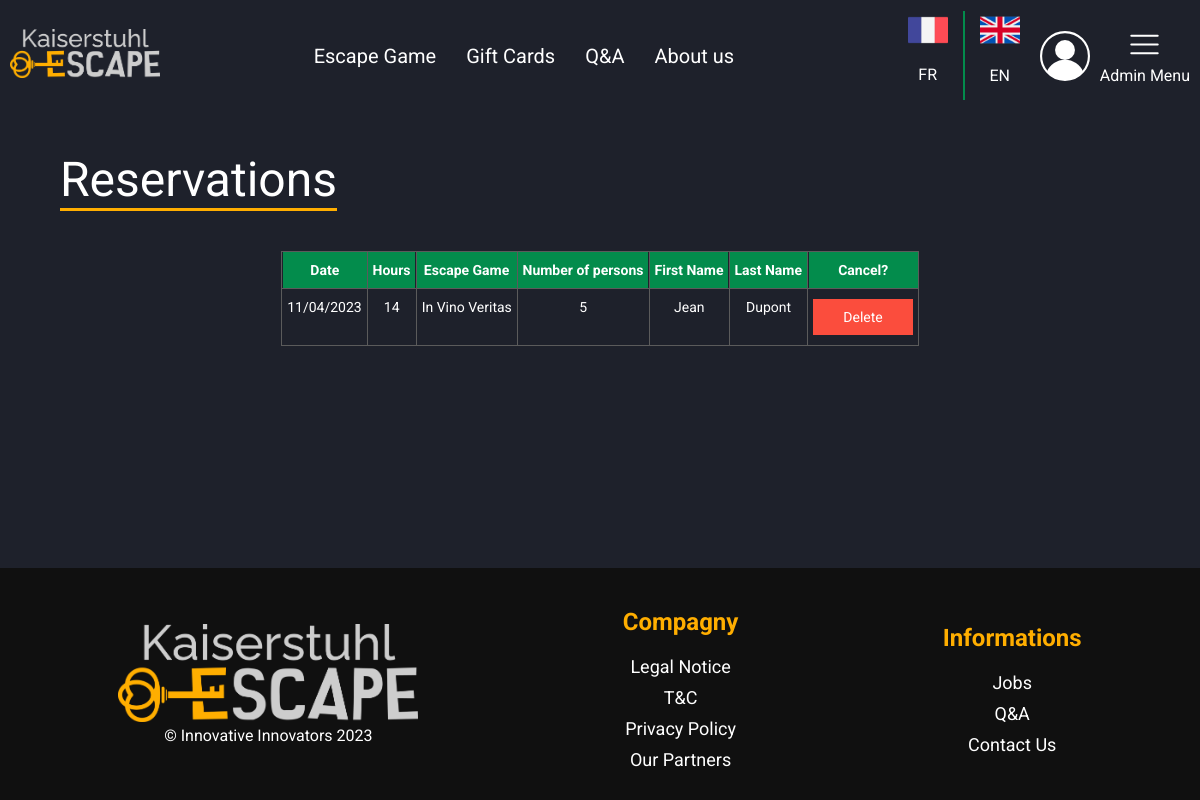
The app's page /index.php?action=admin&page=reservations (signed in) with its own data.
### tables this page shows
CREATE TABLE `buying` (
  `id_user` int(11) DEFAULT NULL,
  `id_escapeGame` int(11) DEFAULT NULL,
  `id_buying` int(11) NOT NULL,
  `buyingDate` date DEFAULT NULL,
  `gameDate` date DEFAULT NULL,
  `hours` int(11) NOT NULL,
  `nbPlayers` tinyint(4) DEFAULT NULL,
  `buyersFirstName` varchar(32) DEFAULT NULL,
  `buyersLastName` varchar(32) DEFAULT NULL,
  `type` int(11) DEFAULT NULL
);

CREATE TABLE `escapeGame` (
  `id_escapeGame` int(11) NOT NULL,
  `name` varchar(64) DEFAULT NULL,
  `nameFR` varchar(64) DEFAULT NULL,
  `description` text DEFAULT NULL,
  `descriptionFR` text DEFAULT NULL,
  `address` varchar(255) DEFAULT NULL,
  `duration` int(11) NOT NULL,
  `x` float DEFAULT NULL,
  `y` float DEFAULT NULL,
  `visible` tinyint(1) DEFAULT NULL,
  `onFront` tinyint(1) DEFAULT NULL,
  `price2_3Persons` float DEFAULT NULL,
  `price4Persons` float DEFAULT NULL,
  `price5Persons` float DEFAULT NULL,
  `price6Persons` float DEFAULT NULL,
  `price7Persons` float DEFAULT NULL,
  `price8Persons` float DEFAULT NULL,
  `price9Persons` float DEFAULT NULL,
  `price10Persons` float DEFAULT NULL,
  `price11Persons` float DEFAULT NULL,
  `price12Persons` float DEFAULT NULL,
  `price12PlusPersons` float DEFAULT NULL,
  `difficulty` enum('Beginner','Easy','Medium','Hard','Extreme') DEFAULT NULL,
  `difficultyFR` enum('Débutant','Facile','Moyen','Difficile','Extrême') DEFAULT NULL
);

### vue/vue.class.php (called while the page is built, shortened)
<?php
class vue
{
    private $fichierVue;
    public function __construct($action)
    {
        $this->fichierVue = "vue/vue" . $action . ".php";
    }
    public function afficher($data, $title)
    {
        require $this->fichierVue;
        require "gabarit.php";
    }
}

### controleur/ctrAdmin.class.php (called while the page is built, shortened)
<?php
require_once "modele/escapeGame.class.php";
require_once "vue/vue.class.php";
class ctrAdmin
{
    public $EG;
    public function __construct()
    {
        $this->EG = new escapeGame();
    }
    public function reservations()
    {
        $reservations = $this->EG->getAllReservations();
        $title = "Administration Reservation - Kaiserstuhl escape";
        $objVue = new vue("AdminReservations");
        $objVue->afficher(array("reservations" => $reservations), $title);
    }
}

### index.php (called while the page is built, shortened)
<?php
require "includes/default_config.php";
$objRouteur = new Routeur();
$objRouteur->routeurRequete();

### modele/escapeGame.class.php (called while the page is built, shortened)
<?php
require_once "modele/bdd.class.php";
require_once "vue/vue.class.php";
class escapeGame extends bdd
{
    public function getAllReservations()
    {
        $req = "SELECT DATE_FORMAT(gameDate, '%d/%m/%Y') AS gameDateDisplay, hours, eG.name, eG.nameFR, nbPlayers, buyersFirstName, buyersLastName, id_buying from buying INNER JOIN escapeGame eG on buying.id_escapeGame = eG.id_escapeGame;";
        return $this->execReq($req);
    }
}

### includes/default_config.php (called while the page is built, shortened)
<?php
$conf = new stdClass();
$conf->DBHOST = config::$DBHost ?? "localhost";
$conf->DBUSER = config::$DBUser ?? "root";
$conf->DBNAME = config::DBNAME;
$conf->DBPWD = config::$DBPwd ?? "admin";

### modele/bdd.class.php (called while the page is built, shortened)
<?php
abstract class bdd
{
    private $bdd;
    protected function execReq($req)
    {
        $reponse = $this->connexionBDD()->query($req);
        $resultat = $reponse->fetchAll(PDO::FETCH_ASSOC);
        return $resultat;
    }
    private function connexionBDD()
    {
        global $conf;
        if (!isset($this->bdd))
            try {
                $options = array(PDO::MYSQL_ATTR_INIT_COMMAND => "SET NAMES utf8");
                $this->bdd = new PDO('mysql:host=' . $conf->DBHOST . ';dbname=' . $conf->DBNAME, $conf->DBUSER, $conf->DBPWD, $options);
            } catch (Exception $err) {
                throw new Exception("Connexion à la BDD");
            }
        return $this->bdd;
    }
}

### vue/vueAdminReservations.php (the view, shortened to what this page needs)
<h2 class="titleUnderline"><?= ADMIN_RESERVATION_TITLE ?></h2>
<div class="tableContactForm">
    <div class="tg-wrap">
        <table class="tg">
            <thead>
            <tr>
                <th class="tg-a43n"><?= ADMIN_RESERVATION_DATE ?></th>
                <th class="tg-a43n"><?= ADMIN_RESERVATION_HOURS ?></th>
                <th class="tg-a43n"><?= ADMIN_RESERVATION_ESCAPE ?></th>
                <th class="tg-a43n"><?= ADMIN_RESERVATION_NB_PERSONS ?></th>
                <th class="tg-a43n"><?= ADMIN_RESERVATION_FIRST_NAME ?></th>
                <th class="tg-a43n"><?= ADMIN_RESERVATION_LAST_NAME ?></th>
                <th class="tg-a43n"><?= ADMIN_RESERVATION_CANCEL ?></th>
            </tr>
            </thead>
            <tbody>
            <?php
            foreach ($reservations
            as $reservation){
            ?>
            <tr>
                <td class="tg-m5d1"><?php echo $reservation["gameDateDisplay"]; ?></td>
                <td class="tg-m5d1"><?php echo $reservation["hours"]; ?></td>
                <?php
                if ($_SESSION["lang"] == "fr") {
                    ?>
                    <td class="tg-m5d1"><?php echo $reservation["nameFR"]; ?></td>
                    <?php
                } elseif ($_SESSION["lang"] == "en") {
                    ?>
                    <td class="tg-m5d1"><?php echo $reservation["name"]; ?></td>
                    <?php
                } else {
                    ?>
                    <td class="tg-m5d1"><?php echo $reservation["name"]; ?></td>
                    <?php
                }
                ?>
                <td class="tg-m5d1"><?php echo $reservation["nbPlayers"]; ?></td>
                <td class="tg-m5d1"><?php echo $reservation["buyersFirstName"]; ?></td>
                <td class="tg-m5d1"><?php echo $reservation["buyersLastName"]; ?></td>
                <td class="tg-wkfw noBg">
                    <div class="deleteUser"><?= ADMIN_CONTACT_FORM_DELETE ?></div>
                </td>
                <?php
                }
                ?>
            </tbody>
        </table>
    </div>
</div>

### styles/style.css (style rules this page uses)
:root { --background: #1E212B; --yellow: #FFAE00; --green: #038C4C; --black: #101010; --lightBlue: #373D50; --red: #fb4d3d; --lightGrey: #a4a4a4; --veryLightBlue: #6A7497; --grey: #D9D9D9; }
html, body { height: 100%; }
body { margin: 0; background-color: var(--background); font-family: 'Roboto', sans-serif; display: grid; grid-template-rows: auto 1fr auto; grid-template-columns: 100%; }
.titleUnderline { position: relative; display: inline-block; font-size: 32px; font-weight: 400; border-bottom: var(--yellow) solid 3px; }
.titleUnderline::after { content: ""; position: absolute; border-bottom: var(--yellow) 3px solid; }
.tg { border-collapse: collapse; border-spacing: 0; margin: 0px auto; text-align: center; }
.tg td { border-color: black; border-style: solid; border-width: 1px; font-size: 14px; overflow: hidden; padding: 10px 5px; word-break: normal; }
.tg th { border-color: black; border-style: solid; border-width: 1px; font-size: 14px; font-weight: normal; overflow: hidden; padding: 10px 5px; word-break: normal; }
.tg .tg-m5d1 { border-color: #5b5b5b; color: #ffffff; text-align: center; vertical-align: top }
.tg .tg-wkfw { background-color: var(--yellow); border-color: #5b5b5b; color: black; text-align: center; vertical-align: top; }
.tg .tg-a43n { background-color: var(--green); border-color: #5b5b5b; color: #ffffff; font-weight: bold; position: -webkit-sticky; position: sticky; text-align: center; top: -1px; vertical-align: top; will-change: transform; }
.noBg { background-color: rgba(255, 255, 255, 0) !important; }
.deleteUser { background-color: var(--red); padding: 10px 30px; color: white; cursor: pointer; }

### styles/stylePC.css (style rules this page uses)
.titleUnderline { font-size: 48px; }

### records on screen
buying: gameDateDisplay "11/04/2023", hours "14", id_escapeGame.name "In Vino Veritas", nbPlayers "5", buyersFirstName "Jean", buyersLastName "Dupont"

### other values on screen
MENU_ESCAPE_GAME "Escape Game"
MENU_GIFT_CARDS "Gift Cards"
MENU_Q_AND_A "Q&A"
MENU_ABOUT_US "About us"
ADMIN_RESERVATION_TITLE "Reservations"
ADMIN_RESERVATION_DATE "Date"
ADMIN_RESERVATION_HOURS "Hours"
ADMIN_RESERVATION_ESCAPE "Escape Game"
ADMIN_RESERVATION_NB_PERSONS "Number of persons"
ADMIN_RESERVATION_FIRST_NAME "First Name"
ADMIN_RESERVATION_LAST_NAME "Last Name"
ADMIN_RESERVATION_CANCEL "Cancel?"
FOOTER_COMPAGNY "Compagny"
FOOTER_LEGAL_NOTICE "Legal Notice"
FOOTER_T_AND_C "T&C"
